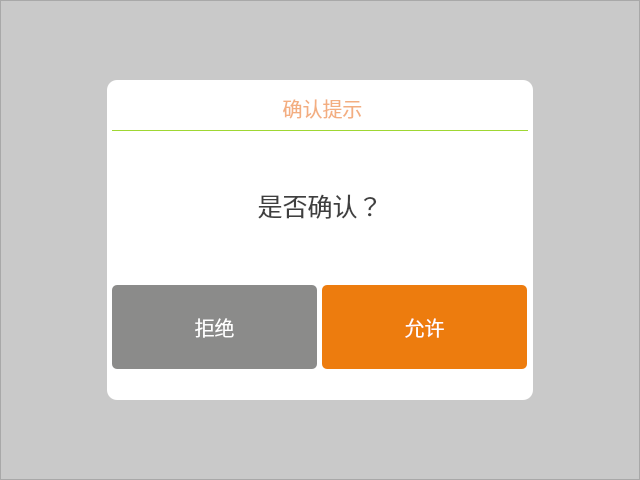
<?xml version="1.0" encoding="UTF-8"?>
<ui version="4.0">
<class>ConfirmDialog</class>
<widget class="QWidget" name="ConfirmDialog">
<property name="geometry">
<rect>
<x>0</x>
<y>0</y>
<width>640</width>
<height>480</height>
</rect>
</property>
<property name="windowTitle">
<string>Form</string>
</property>
<widget class="QFrame" name="bgframe">
<property name="geometry">
<rect>
<x>0</x>
<y>0</y>
<width>640</width>
<height>480</height>
</rect>
</property>
<property name="styleSheet">
<string notr="true">background-color:  rgba(48, 48, 48 ,20%);</string>
</property>
<property name="frameShape">
<enum>QFrame::StyledPanel</enum>
</property>
<property name="frameShadow">
<enum>QFrame::Raised</enum>
</property>
<widget class="QFrame" name="mainframe">
<property name="geometry">
<rect>
<x>107</x>
<y>80</y>
<width>426</width>
<height>320</height>
</rect>
</property>
<property name="styleSheet">
<string notr="true">QFrame#mainframe{
	background-color: rgb(255, 255, 255);
	border-radius:10px;
}</string>
</property>
<property name="frameShape">
<enum>QFrame::StyledPanel</enum>
</property>
<property name="frameShadow">
<enum>QFrame::Raised</enum>
</property>
<widget class="QPushButton" name="m_YesBtn">
<property name="geometry">
<rect>
<x>215</x>
<y>205</y>
<width>205</width>
<height>84</height>
</rect>
</property>
<property name="styleSheet">
<string notr="true">QPushButton
{
	background-color: rgb(237, 124, 14);
	color: white;
	font: 20px Semhei;
	border: 0px solid #C0C0C0; 
	border-radius:5px;
}

QPushButton:pressed
{
    background-color: #EAF0FF;  
    border: 1px solid #AAB4C4;  
}</string>
</property>
<property name="text">
<string>允许</string>
</property>
</widget>
<widget class="QLabel" name="m_title">
<property name="geometry">
<rect>
<x>55</x>
<y>15</y>
<width>321</width>
<height>26</height>
</rect>
</property>
<property name="styleSheet">
<string notr="true">color: rgb(243, 174, 128);
font: 20px Semhei;
border: 0px; 
background: transparent;</string>
</property>
<property name="text">
<string>确认提示</string>
</property>
<property name="alignment">
<set>Qt::AlignCenter</set>
</property>
</widget>
<widget class="Line" name="line1">
<property name="geometry">
<rect>
<x>5</x>
<y>50</y>
<width>416</width>
<height>1</height>
</rect>
</property>
<property name="styleSheet">
<string notr="true">border: 0px;
background-color: rgb(159, 215, 51);</string>
</property>
<property name="orientation">
<enum>Qt::Horizontal</enum>
</property>
</widget>
<widget class="QLabel" name="m_TipMsg">
<property name="geometry">
<rect>
<x>35</x>
<y>85</y>
<width>356</width>
<height>81</height>
</rect>
</property>
<property name="styleSheet">
<string notr="true">color: rgb(63, 63, 63);
font: 25px Semhei;
border: 0px; 
background: transparent;</string>
</property>
<property name="text">
<string>是否确认？</string>
</property>
<property name="textFormat">
<enum>Qt::LogText</enum>
</property>
<property name="alignment">
<set>Qt::AlignCenter</set>
</property>
<property name="wordWrap">
<bool>true</bool>
</property>
</widget>
<widget class="QPushButton" name="m_NoBtn">
<property name="geometry">
<rect>
<x>5</x>
<y>205</y>
<width>205</width>
<height>84</height>
</rect>
</property>
<property name="styleSheet">
<string notr="true">QPushButton
{
	background-color: rgb(139, 139, 138);
	color: white;
	font: 20px Semhei;
	border: 0px solid #C0C0C0; 
	border-radius:5px;
}

QPushButton:pressed
{
    background-color: #EAF0FF;  
    border: 1px solid #AAB4C4;  
}</string>
</property>
<property name="text">
<string>拒绝</string>
</property>
</widget>
</widget>
</widget>
</widget>
<resources></resources>
<connections></connections>
</ui>
